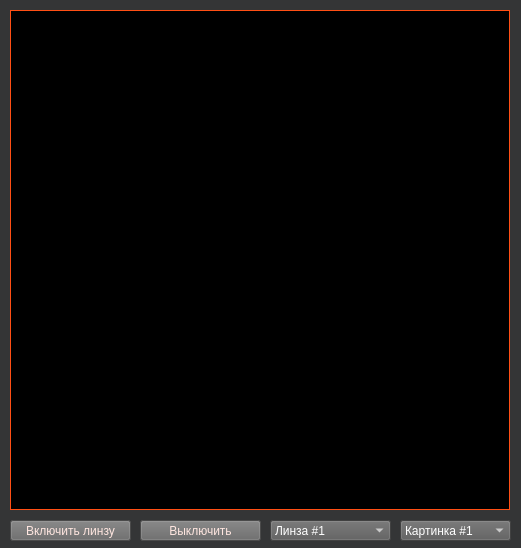
<?xml version="1.0" encoding="UTF-8"?>
<ui version="4.0">
 <class>MainWindow</class>
 <widget class="QMainWindow" name="MainWindow">
  <property name="enabled">
   <bool>true</bool>
  </property>
  <property name="geometry">
   <rect>
    <x>0</x>
    <y>0</y>
    <width>521</width>
    <height>548</height>
   </rect>
  </property>
  <property name="sizePolicy">
   <sizepolicy hsizetype="Preferred" vsizetype="Preferred">
    <horstretch>0</horstretch>
    <verstretch>0</verstretch>
   </sizepolicy>
  </property>
  <property name="minimumSize">
   <size>
    <width>521</width>
    <height>548</height>
   </size>
  </property>
  <property name="maximumSize">
   <size>
    <width>521</width>
    <height>548</height>
   </size>
  </property>
  <property name="windowTitle">
   <string>Лабораторная №6</string>
  </property>
  <property name="animated">
   <bool>false</bool>
  </property>
  <property name="documentMode">
   <bool>false</bool>
  </property>
  <widget class="QWidget" name="centralwidget">
   <property name="palette">
    <palette>
     <active>
      <colorrole role="WindowText">
       <brush brushstyle="SolidPattern">
        <color alpha="255">
         <red>255</red>
         <green>255</green>
         <blue>255</blue>
        </color>
       </brush>
      </colorrole>
      <colorrole role="Button">
       <brush brushstyle="SolidPattern">
        <color alpha="255">
         <red>52</red>
         <green>53</green>
         <blue>54</blue>
        </color>
       </brush>
      </colorrole>
      <colorrole role="Light">
       <brush brushstyle="SolidPattern">
        <color alpha="255">
         <red>78</red>
         <green>79</green>
         <blue>81</blue>
        </color>
       </brush>
      </colorrole>
      <colorrole role="Midlight">
       <brush brushstyle="SolidPattern">
        <color alpha="255">
         <red>65</red>
         <green>66</green>
         <blue>67</blue>
        </color>
       </brush>
      </colorrole>
      <colorrole role="Dark">
       <brush brushstyle="SolidPattern">
        <color alpha="255">
         <red>26</red>
         <green>26</green>
         <blue>27</blue>
        </color>
       </brush>
      </colorrole>
      <colorrole role="Mid">
       <brush brushstyle="SolidPattern">
        <color alpha="255">
         <red>34</red>
         <green>35</green>
         <blue>36</blue>
        </color>
       </brush>
      </colorrole>
      <colorrole role="Text">
       <brush brushstyle="SolidPattern">
        <color alpha="255">
         <red>255</red>
         <green>255</green>
         <blue>255</blue>
        </color>
       </brush>
      </colorrole>
      <colorrole role="BrightText">
       <brush brushstyle="SolidPattern">
        <color alpha="255">
         <red>255</red>
         <green>255</green>
         <blue>255</blue>
        </color>
       </brush>
      </colorrole>
      <colorrole role="ButtonText">
       <brush brushstyle="SolidPattern">
        <color alpha="255">
         <red>255</red>
         <green>255</green>
         <blue>255</blue>
        </color>
       </brush>
      </colorrole>
      <colorrole role="Base">
       <brush brushstyle="SolidPattern">
        <color alpha="255">
         <red>0</red>
         <green>0</green>
         <blue>0</blue>
        </color>
       </brush>
      </colorrole>
      <colorrole role="Window">
       <brush brushstyle="SolidPattern">
        <color alpha="255">
         <red>52</red>
         <green>53</green>
         <blue>54</blue>
        </color>
       </brush>
      </colorrole>
      <colorrole role="Shadow">
       <brush brushstyle="SolidPattern">
        <color alpha="255">
         <red>0</red>
         <green>0</green>
         <blue>0</blue>
        </color>
       </brush>
      </colorrole>
      <colorrole role="AlternateBase">
       <brush brushstyle="SolidPattern">
        <color alpha="255">
         <red>26</red>
         <green>26</green>
         <blue>27</blue>
        </color>
       </brush>
      </colorrole>
      <colorrole role="ToolTipBase">
       <brush brushstyle="SolidPattern">
        <color alpha="255">
         <red>255</red>
         <green>255</green>
         <blue>220</blue>
        </color>
       </brush>
      </colorrole>
      <colorrole role="ToolTipText">
       <brush brushstyle="SolidPattern">
        <color alpha="255">
         <red>0</red>
         <green>0</green>
         <blue>0</blue>
        </color>
       </brush>
      </colorrole>
      <colorrole role="PlaceholderText">
       <brush brushstyle="NoBrush">
        <color alpha="128">
         <red>255</red>
         <green>255</green>
         <blue>255</blue>
        </color>
       </brush>
      </colorrole>
     </active>
     <inactive>
      <colorrole role="WindowText">
       <brush brushstyle="SolidPattern">
        <color alpha="255">
         <red>255</red>
         <green>255</green>
         <blue>255</blue>
        </color>
       </brush>
      </colorrole>
      <colorrole role="Button">
       <brush brushstyle="SolidPattern">
        <color alpha="255">
         <red>52</red>
         <green>53</green>
         <blue>54</blue>
        </color>
       </brush>
      </colorrole>
      <colorrole role="Light">
       <brush brushstyle="SolidPattern">
        <color alpha="255">
         <red>78</red>
         <green>79</green>
         <blue>81</blue>
        </color>
       </brush>
      </colorrole>
      <colorrole role="Midlight">
       <brush brushstyle="SolidPattern">
        <color alpha="255">
         <red>65</red>
         <green>66</green>
         <blue>67</blue>
        </color>
       </brush>
      </colorrole>
      <colorrole role="Dark">
       <brush brushstyle="SolidPattern">
        <color alpha="255">
         <red>26</red>
         <green>26</green>
         <blue>27</blue>
        </color>
       </brush>
      </colorrole>
      <colorrole role="Mid">
       <brush brushstyle="SolidPattern">
        <color alpha="255">
         <red>34</red>
         <green>35</green>
         <blue>36</blue>
        </color>
       </brush>
      </colorrole>
      <colorrole role="Text">
       <brush brushstyle="SolidPattern">
        <color alpha="255">
         <red>255</red>
         <green>255</green>
         <blue>255</blue>
        </color>
       </brush>
      </colorrole>
      <colorrole role="BrightText">
       <brush brushstyle="SolidPattern">
        <color alpha="255">
         <red>255</red>
         <green>255</green>
         <blue>255</blue>
        </color>
       </brush>
      </colorrole>
      <colorrole role="ButtonText">
       <brush brushstyle="SolidPattern">
        <color alpha="255">
         <red>255</red>
         <green>255</green>
         <blue>255</blue>
        </color>
       </brush>
      </colorrole>
      <colorrole role="Base">
       <brush brushstyle="SolidPattern">
        <color alpha="255">
         <red>0</red>
         <green>0</green>
         <blue>0</blue>
        </color>
       </brush>
      </colorrole>
      <colorrole role="Window">
       <brush brushstyle="SolidPattern">
        <color alpha="255">
         <red>52</red>
         <green>53</green>
         <blue>54</blue>
        </color>
       </brush>
      </colorrole>
      <colorrole role="Shadow">
       <brush brushstyle="SolidPattern">
        <color alpha="255">
         <red>0</red>
         <green>0</green>
         <blue>0</blue>
        </color>
       </brush>
      </colorrole>
      <colorrole role="AlternateBase">
       <brush brushstyle="SolidPattern">
        <color alpha="255">
         <red>26</red>
         <green>26</green>
         <blue>27</blue>
        </color>
       </brush>
      </colorrole>
      <colorrole role="ToolTipBase">
       <brush brushstyle="SolidPattern">
        <color alpha="255">
         <red>255</red>
         <green>255</green>
         <blue>220</blue>
        </color>
       </brush>
      </colorrole>
      <colorrole role="ToolTipText">
       <brush brushstyle="SolidPattern">
        <color alpha="255">
         <red>0</red>
         <green>0</green>
         <blue>0</blue>
        </color>
       </brush>
      </colorrole>
      <colorrole role="PlaceholderText">
       <brush brushstyle="NoBrush">
        <color alpha="128">
         <red>255</red>
         <green>255</green>
         <blue>255</blue>
        </color>
       </brush>
      </colorrole>
     </inactive>
     <disabled>
      <colorrole role="WindowText">
       <brush brushstyle="SolidPattern">
        <color alpha="255">
         <red>26</red>
         <green>26</green>
         <blue>27</blue>
        </color>
       </brush>
      </colorrole>
      <colorrole role="Button">
       <brush brushstyle="SolidPattern">
        <color alpha="255">
         <red>52</red>
         <green>53</green>
         <blue>54</blue>
        </color>
       </brush>
      </colorrole>
      <colorrole role="Light">
       <brush brushstyle="SolidPattern">
        <color alpha="255">
         <red>78</red>
         <green>79</green>
         <blue>81</blue>
        </color>
       </brush>
      </colorrole>
      <colorrole role="Midlight">
       <brush brushstyle="SolidPattern">
        <color alpha="255">
         <red>65</red>
         <green>66</green>
         <blue>67</blue>
        </color>
       </brush>
      </colorrole>
      <colorrole role="Dark">
       <brush brushstyle="SolidPattern">
        <color alpha="255">
         <red>26</red>
         <green>26</green>
         <blue>27</blue>
        </color>
       </brush>
      </colorrole>
      <colorrole role="Mid">
       <brush brushstyle="SolidPattern">
        <color alpha="255">
         <red>34</red>
         <green>35</green>
         <blue>36</blue>
        </color>
       </brush>
      </colorrole>
      <colorrole role="Text">
       <brush brushstyle="SolidPattern">
        <color alpha="255">
         <red>26</red>
         <green>26</green>
         <blue>27</blue>
        </color>
       </brush>
      </colorrole>
      <colorrole role="BrightText">
       <brush brushstyle="SolidPattern">
        <color alpha="255">
         <red>255</red>
         <green>255</green>
         <blue>255</blue>
        </color>
       </brush>
      </colorrole>
      <colorrole role="ButtonText">
       <brush brushstyle="SolidPattern">
        <color alpha="255">
         <red>26</red>
         <green>26</green>
         <blue>27</blue>
        </color>
       </brush>
      </colorrole>
      <colorrole role="Base">
       <brush brushstyle="SolidPattern">
        <color alpha="255">
         <red>52</red>
         <green>53</green>
         <blue>54</blue>
        </color>
       </brush>
      </colorrole>
      <colorrole role="Window">
       <brush brushstyle="SolidPattern">
        <color alpha="255">
         <red>52</red>
         <green>53</green>
         <blue>54</blue>
        </color>
       </brush>
      </colorrole>
      <colorrole role="Shadow">
       <brush brushstyle="SolidPattern">
        <color alpha="255">
         <red>0</red>
         <green>0</green>
         <blue>0</blue>
        </color>
       </brush>
      </colorrole>
      <colorrole role="AlternateBase">
       <brush brushstyle="SolidPattern">
        <color alpha="255">
         <red>52</red>
         <green>53</green>
         <blue>54</blue>
        </color>
       </brush>
      </colorrole>
      <colorrole role="ToolTipBase">
       <brush brushstyle="SolidPattern">
        <color alpha="255">
         <red>255</red>
         <green>255</green>
         <blue>220</blue>
        </color>
       </brush>
      </colorrole>
      <colorrole role="ToolTipText">
       <brush brushstyle="SolidPattern">
        <color alpha="255">
         <red>0</red>
         <green>0</green>
         <blue>0</blue>
        </color>
       </brush>
      </colorrole>
      <colorrole role="PlaceholderText">
       <brush brushstyle="NoBrush">
        <color alpha="128">
         <red>255</red>
         <green>255</green>
         <blue>255</blue>
        </color>
       </brush>
      </colorrole>
     </disabled>
    </palette>
   </property>
   <property name="autoFillBackground">
    <bool>true</bool>
   </property>
   <widget class="QFrame" name="frame">
    <property name="enabled">
     <bool>true</bool>
    </property>
    <property name="geometry">
     <rect>
      <x>10</x>
      <y>10</y>
      <width>500</width>
      <height>500</height>
     </rect>
    </property>
    <property name="palette">
     <palette>
      <active>
       <colorrole role="WindowText">
        <brush brushstyle="SolidPattern">
         <color alpha="255">
          <red>255</red>
          <green>79</green>
          <blue>20</blue>
         </color>
        </brush>
       </colorrole>
       <colorrole role="Text">
        <brush brushstyle="SolidPattern">
         <color alpha="255">
          <red>255</red>
          <green>255</green>
          <blue>255</blue>
         </color>
        </brush>
       </colorrole>
       <colorrole role="BrightText">
        <brush brushstyle="SolidPattern">
         <color alpha="255">
          <red>255</red>
          <green>255</green>
          <blue>255</blue>
         </color>
        </brush>
       </colorrole>
       <colorrole role="ButtonText">
        <brush brushstyle="SolidPattern">
         <color alpha="255">
          <red>255</red>
          <green>255</green>
          <blue>255</blue>
         </color>
        </brush>
       </colorrole>
       <colorrole role="Base">
        <brush brushstyle="SolidPattern">
         <color alpha="255">
          <red>0</red>
          <green>0</green>
          <blue>0</blue>
         </color>
        </brush>
       </colorrole>
       <colorrole role="Window">
        <brush brushstyle="SolidPattern">
         <color alpha="255">
          <red>0</red>
          <green>0</green>
          <blue>0</blue>
         </color>
        </brush>
       </colorrole>
       <colorrole role="Shadow">
        <brush brushstyle="SolidPattern">
         <color alpha="255">
          <red>0</red>
          <green>0</green>
          <blue>0</blue>
         </color>
        </brush>
       </colorrole>
       <colorrole role="AlternateBase">
        <brush brushstyle="SolidPattern">
         <color alpha="255">
          <red>0</red>
          <green>0</green>
          <blue>0</blue>
         </color>
        </brush>
       </colorrole>
       <colorrole role="ToolTipBase">
        <brush brushstyle="SolidPattern">
         <color alpha="255">
          <red>255</red>
          <green>255</green>
          <blue>220</blue>
         </color>
        </brush>
       </colorrole>
       <colorrole role="ToolTipText">
        <brush brushstyle="SolidPattern">
         <color alpha="255">
          <red>0</red>
          <green>0</green>
          <blue>0</blue>
         </color>
        </brush>
       </colorrole>
       <colorrole role="PlaceholderText">
        <brush brushstyle="NoBrush">
         <color alpha="128">
          <red>255</red>
          <green>255</green>
          <blue>255</blue>
         </color>
        </brush>
       </colorrole>
      </active>
      <inactive>
       <colorrole role="WindowText">
        <brush brushstyle="SolidPattern">
         <color alpha="255">
          <red>255</red>
          <green>79</green>
          <blue>20</blue>
         </color>
        </brush>
       </colorrole>
       <colorrole role="Text">
        <brush brushstyle="SolidPattern">
         <color alpha="255">
          <red>255</red>
          <green>255</green>
          <blue>255</blue>
         </color>
        </brush>
       </colorrole>
       <colorrole role="BrightText">
        <brush brushstyle="SolidPattern">
         <color alpha="255">
          <red>255</red>
          <green>255</green>
          <blue>255</blue>
         </color>
        </brush>
       </colorrole>
       <colorrole role="ButtonText">
        <brush brushstyle="SolidPattern">
         <color alpha="255">
          <red>255</red>
          <green>255</green>
          <blue>255</blue>
         </color>
        </brush>
       </colorrole>
       <colorrole role="Base">
        <brush brushstyle="SolidPattern">
         <color alpha="255">
          <red>0</red>
          <green>0</green>
          <blue>0</blue>
         </color>
        </brush>
       </colorrole>
       <colorrole role="Window">
        <brush brushstyle="SolidPattern">
         <color alpha="255">
          <red>0</red>
          <green>0</green>
          <blue>0</blue>
         </color>
        </brush>
       </colorrole>
       <colorrole role="Shadow">
        <brush brushstyle="SolidPattern">
         <color alpha="255">
          <red>0</red>
          <green>0</green>
          <blue>0</blue>
         </color>
        </brush>
       </colorrole>
       <colorrole role="AlternateBase">
        <brush brushstyle="SolidPattern">
         <color alpha="255">
          <red>0</red>
          <green>0</green>
          <blue>0</blue>
         </color>
        </brush>
       </colorrole>
       <colorrole role="ToolTipBase">
        <brush brushstyle="SolidPattern">
         <color alpha="255">
          <red>255</red>
          <green>255</green>
          <blue>220</blue>
         </color>
        </brush>
       </colorrole>
       <colorrole role="ToolTipText">
        <brush brushstyle="SolidPattern">
         <color alpha="255">
          <red>0</red>
          <green>0</green>
          <blue>0</blue>
         </color>
        </brush>
       </colorrole>
       <colorrole role="PlaceholderText">
        <brush brushstyle="NoBrush">
         <color alpha="128">
          <red>255</red>
          <green>255</green>
          <blue>255</blue>
         </color>
        </brush>
       </colorrole>
      </inactive>
      <disabled>
       <colorrole role="WindowText">
        <brush brushstyle="SolidPattern">
         <color alpha="255">
          <red>0</red>
          <green>0</green>
          <blue>0</blue>
         </color>
        </brush>
       </colorrole>
       <colorrole role="Text">
        <brush brushstyle="SolidPattern">
         <color alpha="255">
          <red>0</red>
          <green>0</green>
          <blue>0</blue>
         </color>
        </brush>
       </colorrole>
       <colorrole role="BrightText">
        <brush brushstyle="SolidPattern">
         <color alpha="255">
          <red>255</red>
          <green>255</green>
          <blue>255</blue>
         </color>
        </brush>
       </colorrole>
       <colorrole role="ButtonText">
        <brush brushstyle="SolidPattern">
         <color alpha="255">
          <red>0</red>
          <green>0</green>
          <blue>0</blue>
         </color>
        </brush>
       </colorrole>
       <colorrole role="Base">
        <brush brushstyle="SolidPattern">
         <color alpha="255">
          <red>0</red>
          <green>0</green>
          <blue>0</blue>
         </color>
        </brush>
       </colorrole>
       <colorrole role="Window">
        <brush brushstyle="SolidPattern">
         <color alpha="255">
          <red>0</red>
          <green>0</green>
          <blue>0</blue>
         </color>
        </brush>
       </colorrole>
       <colorrole role="Shadow">
        <brush brushstyle="SolidPattern">
         <color alpha="255">
          <red>0</red>
          <green>0</green>
          <blue>0</blue>
         </color>
        </brush>
       </colorrole>
       <colorrole role="AlternateBase">
        <brush brushstyle="SolidPattern">
         <color alpha="255">
          <red>0</red>
          <green>0</green>
          <blue>0</blue>
         </color>
        </brush>
       </colorrole>
       <colorrole role="ToolTipBase">
        <brush brushstyle="SolidPattern">
         <color alpha="255">
          <red>255</red>
          <green>255</green>
          <blue>220</blue>
         </color>
        </brush>
       </colorrole>
       <colorrole role="ToolTipText">
        <brush brushstyle="SolidPattern">
         <color alpha="255">
          <red>0</red>
          <green>0</green>
          <blue>0</blue>
         </color>
        </brush>
       </colorrole>
       <colorrole role="PlaceholderText">
        <brush brushstyle="NoBrush">
         <color alpha="128">
          <red>255</red>
          <green>255</green>
          <blue>255</blue>
         </color>
        </brush>
       </colorrole>
      </disabled>
     </palette>
    </property>
    <property name="focusPolicy">
     <enum>Qt::StrongFocus</enum>
    </property>
    <property name="layoutDirection">
     <enum>Qt::LeftToRight</enum>
    </property>
    <property name="autoFillBackground">
     <bool>true</bool>
    </property>
    <property name="frameShape">
     <enum>QFrame::Box</enum>
    </property>
    <property name="frameShadow">
     <enum>QFrame::Plain</enum>
    </property>
    <property name="lineWidth">
     <number>1</number>
    </property>
    <property name="midLineWidth">
     <number>1</number>
    </property>
   </widget>
   <widget class="QPushButton" name="pushButton_draw">
    <property name="geometry">
     <rect>
      <x>10</x>
      <y>520</y>
      <width>121</width>
      <height>21</height>
     </rect>
    </property>
    <property name="autoFillBackground">
     <bool>false</bool>
    </property>
    <property name="styleSheet">
     <string notr="true">color: rgb(255, 230, 224);
background-color: rgb(104, 104, 104);</string>
    </property>
    <property name="text">
     <string>Включить линзу</string>
    </property>
    <property name="checkable">
     <bool>false</bool>
    </property>
   </widget>
   <widget class="QPushButton" name="pushButton_disable">
    <property name="geometry">
     <rect>
      <x>140</x>
      <y>520</y>
      <width>121</width>
      <height>21</height>
     </rect>
    </property>
    <property name="autoFillBackground">
     <bool>false</bool>
    </property>
    <property name="styleSheet">
     <string notr="true">color: rgb(255, 230, 224);
background-color: rgb(104, 104, 104);</string>
    </property>
    <property name="text">
     <string>Выключить</string>
    </property>
    <property name="checkable">
     <bool>false</bool>
    </property>
   </widget>
   <widget class="QComboBox" name="comboBox_lens">
    <property name="geometry">
     <rect>
      <x>270</x>
      <y>520</y>
      <width>121</width>
      <height>21</height>
     </rect>
    </property>
    <property name="styleSheet">
     <string notr="true">color: rgb(255, 255, 255);
background-color: rgb(91, 91, 91);</string>
    </property>
    <item>
     <property name="text">
      <string>Линза #1</string>
     </property>
    </item>
    <item>
     <property name="text">
      <string>Линза #2</string>
     </property>
    </item>
   </widget>
   <widget class="QComboBox" name="comboBox_pic">
    <property name="geometry">
     <rect>
      <x>400</x>
      <y>520</y>
      <width>111</width>
      <height>21</height>
     </rect>
    </property>
    <property name="styleSheet">
     <string notr="true">color: rgb(255, 255, 255);
background-color: rgb(91, 91, 91);</string>
    </property>
    <item>
     <property name="text">
      <string>Картинка #1</string>
     </property>
    </item>
    <item>
     <property name="text">
      <string>Картинка #2</string>
     </property>
    </item>
   </widget>
  </widget>
 </widget>
 <tabstops>
  <tabstop>frame</tabstop>
  <tabstop>pushButton_draw</tabstop>
 </tabstops>
 <resources/>
 <connections/>
</ui>
